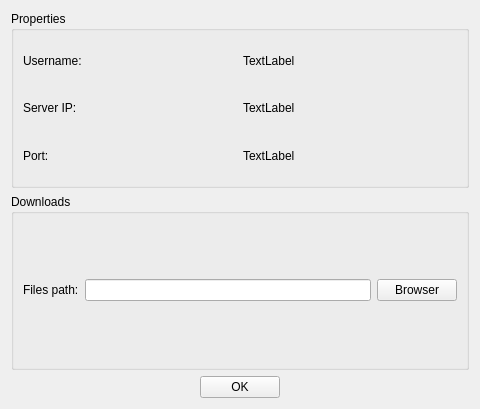
<?xml version="1.0" encoding="UTF-8"?>
<ui version="4.0">
 <class>MainUser</class>
 <widget class="QWidget" name="MainUser">
  <property name="geometry">
   <rect>
    <x>0</x>
    <y>0</y>
    <width>480</width>
    <height>409</height>
   </rect>
  </property>
  <property name="windowTitle">
   <string>Form</string>
  </property>
  <layout class="QGridLayout" name="gridLayout">
   <item row="2" column="0">
    <spacer name="horizontalSpacer">
     <property name="orientation">
      <enum>Qt::Horizontal</enum>
     </property>
     <property name="sizeHint" stdset="0">
      <size>
       <width>40</width>
       <height>20</height>
      </size>
     </property>
    </spacer>
   </item>
   <item row="2" column="1">
    <widget class="QPushButton" name="pushButton_2">
     <property name="text">
      <string>OK</string>
     </property>
    </widget>
   </item>
   <item row="2" column="2">
    <spacer name="horizontalSpacer_2">
     <property name="orientation">
      <enum>Qt::Horizontal</enum>
     </property>
     <property name="sizeHint" stdset="0">
      <size>
       <width>40</width>
       <height>20</height>
      </size>
     </property>
    </spacer>
   </item>
   <item row="1" column="0" colspan="3">
    <widget class="QGroupBox" name="groupBox">
     <property name="title">
      <string>Downloads</string>
     </property>
     <layout class="QGridLayout" name="gridLayout_3">
      <item row="0" column="1">
       <widget class="QLineEdit" name="lineEdit">
        <property name="readOnly">
         <bool>true</bool>
        </property>
       </widget>
      </item>
      <item row="0" column="0">
       <widget class="QLabel" name="label_4">
        <property name="text">
         <string>Files path:</string>
        </property>
       </widget>
      </item>
      <item row="0" column="2">
       <widget class="QPushButton" name="pushButton">
        <property name="text">
         <string>Browser</string>
        </property>
       </widget>
      </item>
     </layout>
    </widget>
   </item>
   <item row="0" column="0" colspan="3">
    <widget class="QGroupBox" name="groupBox_2">
     <property name="title">
      <string>Properties</string>
     </property>
     <layout class="QGridLayout" name="gridLayout_2">
      <item row="0" column="1">
       <widget class="QLabel" name="label_5">
        <property name="text">
         <string>TextLabel</string>
        </property>
       </widget>
      </item>
      <item row="2" column="1">
       <widget class="QLabel" name="label_6">
        <property name="text">
         <string>TextLabel</string>
        </property>
       </widget>
      </item>
      <item row="3" column="1">
       <widget class="QLabel" name="label_7">
        <property name="text">
         <string>TextLabel</string>
        </property>
       </widget>
      </item>
      <item row="3" column="0">
       <widget class="QLabel" name="label_3">
        <property name="text">
         <string>Port:</string>
        </property>
       </widget>
      </item>
      <item row="0" column="0">
       <widget class="QLabel" name="label">
        <property name="text">
         <string>Username:</string>
        </property>
       </widget>
      </item>
      <item row="2" column="0">
       <widget class="QLabel" name="label_2">
        <property name="text">
         <string>Server IP:</string>
        </property>
       </widget>
      </item>
     </layout>
    </widget>
   </item>
  </layout>
 </widget>
 <resources/>
 <connections/>
</ui>
